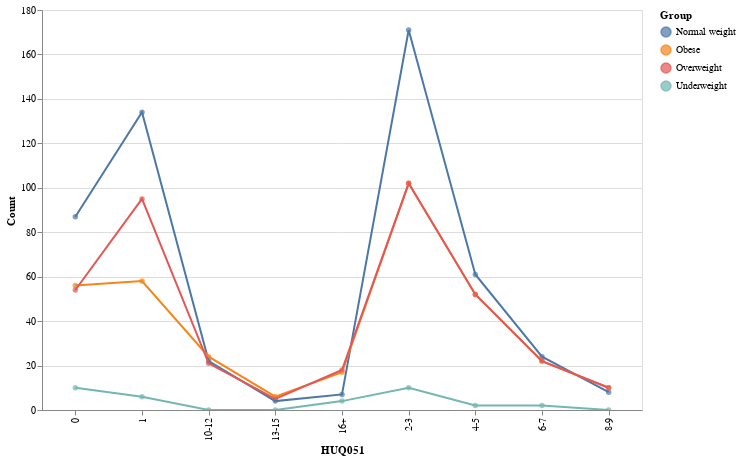

Notebook code cell kept with this figure:
### Code cell
#Using Altair to plot a interactive visualization
healthy_atoc_reset = healthy_atoc.reset_index()
melted_df = pd.melt(healthy_atoc_reset, id_vars=['HUQ051'], var_name='Group', value_name='Count')
chart = alt.Chart(melted_df).mark_circle().encode(x='HUQ051:O', y='Count:Q', color='Group:N', tooltip=['HUQ051', 'Count', 'Group']).properties(width=600, height=400).interactive()
lines = alt.Chart(melted_df).mark_line().encode(x='HUQ051:O',y='Count:Q',color='Group:N')
chart+lines

### Figure 1 — Vega-Lite specification as saved in the notebook (floating-point values rounded to 4 significant figures)
{"config": {"view": {"continuousWidth": 400, "continuousHeight": 300}}, "layer": [{"mark": "circle", "encoding": {"color": {"field": "Group", "type": "nominal"}, "tooltip": [{"field": "HUQ051", "type": "nominal"}, {"field": "Count", "type": "quantitative"}, {"field": "Group", "type": "nominal"}], "x": {"field": "HUQ051", "type": "ordinal"}, "y": {"field": "Count", "type": "quantitative"}}, "height": 400, "selection": {"selector001": {"type": "interval", "bind": "scales", "encodings": ["x", "y"]}}, "width": 600}, {"mark": "line", "encoding": {"color": {"field": "Group", "type": "nominal"}, "x": {"field": "HUQ051", "type": "ordinal"}, "y": {"field": "Count", "type": "quantitative"}}}], "data": {"name": "data-6e290703357b9c988310226d35598e49"}, "$schema": "https://vega.github.io/schema/vega-lite/v4.17.0.json", "datasets": {"data-6e290703357b9c988310226d35598e49": [{"HUQ051": "0", "Group": "Normal weight", "Count": 87}, {"HUQ051": "1", "Group": "Normal weight", "Count": 134}, {"HUQ051": "10-12", "Group": "Normal weight", "Count": 22}, {"HUQ051": "13-15", "Group": "Normal weight", "Count": 4}, {"HUQ051": "16+", "Group": "Normal weight", "Count": 7}, {"HUQ051": "2-3", "Group": "Normal weight", "Count": 171}, {"HUQ051": "4-5", "Group": "Normal weight", "Count": 61}, {"HUQ051": "6-7", "Group": "Normal weight", "Count": 24}, {"HUQ051": "8-9", "Group": "Normal weight", "Count": 8}, {"HUQ051": "0", "Group": "Obese", "Count": 56}, {"HUQ051": "1", "Group": "Obese", "Count": 58}, {"HUQ051": "10-12", "Group": "Obese", "Count": 24}, {"HUQ051": "13-15", "Group": "Obese", "Count": 6}, {"HUQ051": "16+", "Group": "Obese", "Count": 17}, {"HUQ051": "2-3", "Group": "Obese", "Count": 102}, {"HUQ051": "4-5", "Group": "Obese", "Count": 52}, {"HUQ051": "6-7", "Group": "Obese", "Count": 22}, {"HUQ051": "8-9", "Group": "Obese", "Count": 10}, {"HUQ051": "0", "Group": "Overweight", "Count": 54}, {"HUQ051": "1", "Group": "Overweight", "Count": 95}, {"HUQ051": "10-12", "Group": "Overweight", "Count": 21}, {"HUQ051": "13-15", "Group": "Overweight", "Count": 5}, {"HUQ051": "16+", "Group": "Overweight", "Count": 18}, {"HUQ051": "2-3", "Group": "Overweight", "Count": 102}, {"HUQ051": "4-5", "Group": "Overweight", "Count": 52}, {"HUQ051": "6-7", "Group": "Overweight", "Count": 22}, {"HUQ051": "8-9", "Group": "Overweight", "Count": 10}, {"HUQ051": "0", "Group": "Underweight", "Count": 10}, {"HUQ051": "1", "Group": "Underweight", "Count": 6}, {"HUQ051": "10-12", "Group": "Underweight", "Count": 0}, {"HUQ051": "13-15", "Group": "Underweight", "Count": 0}, {"HUQ051": "16+", "Group": "Underweight", "Count": 4}, {"HUQ051": "2-3", "Group": "Underweight", "Count": 10}, {"HUQ051": "4-5", "Group": "Underweight", "Count": 2}, {"HUQ051": "6-7", "Group": "Underweight", "Count": 2}, {"HUQ051": "8-9", "Group": "Underweight", "Count": 0}]}}
